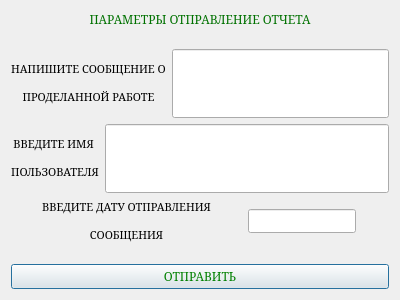
<?xml version="1.0" encoding="UTF-8"?>
<ui version="4.0">
 <class>otchet</class>
 <widget class="QDialog" name="otchet">
  <property name="geometry">
   <rect>
    <x>0</x>
    <y>0</y>
    <width>400</width>
    <height>300</height>
   </rect>
  </property>
  <property name="windowTitle">
   <string>Отчет</string>
  </property>
  <property name="windowIcon">
   <iconset>
    <normalon>:/img/Quentin/F093.ico</normalon>
   </iconset>
  </property>
  <layout class="QVBoxLayout" name="verticalLayout">
   <item>
    <widget class="QLabel" name="zag30">
     <property name="sizePolicy">
      <sizepolicy hsizetype="Preferred" vsizetype="Maximum">
       <horstretch>0</horstretch>
       <verstretch>0</verstretch>
      </sizepolicy>
     </property>
     <property name="font">
      <font>
       <family>MS Serif</family>
       <pointsize>9</pointsize>
      </font>
     </property>
     <property name="text">
      <string>&lt;html&gt;&lt;head/&gt;&lt;body&gt;&lt;p align=&quot;center&quot;&gt;&lt;span style=&quot; color:#007100;&quot;&gt;ПАРАМЕТРЫ ОТПРАВЛЕНИЕ ОТЧЕТА&lt;/span&gt;&lt;/p&gt;&lt;/body&gt;&lt;/html&gt;</string>
     </property>
    </widget>
   </item>
   <item>
    <spacer name="verticalSpacer">
     <property name="font">
      <font>
       <family>MS Serif</family>
       <pointsize>8</pointsize>
      </font>
     </property>
     <property name="orientation">
      <enum>Qt::Vertical</enum>
     </property>
     <property name="sizeType">
      <enum>QSizePolicy::Fixed</enum>
     </property>
     <property name="sizeHint" stdset="0">
      <size>
       <width>20</width>
       <height>15</height>
      </size>
     </property>
    </spacer>
   </item>
   <item>
    <layout class="QHBoxLayout" name="horizontalLayout_3">
     <item>
      <widget class="QLabel" name="zag31">
       <property name="font">
        <font>
         <family>MS Serif</family>
         <pointsize>8</pointsize>
        </font>
       </property>
       <property name="text">
        <string>&lt;html&gt;&lt;head/&gt;&lt;body&gt;&lt;p align=&quot;center&quot;&gt;НАПИШИТЕ СООБЩЕНИЕ О&lt;/p&gt;&lt;p align=&quot;center&quot;&gt;ПРОДЕЛАННОЙ РАБОТЕ&lt;/p&gt;&lt;/body&gt;&lt;/html&gt;</string>
       </property>
      </widget>
     </item>
     <item>
      <widget class="QLineEdit" name="soobOTCH">
       <property name="sizePolicy">
        <sizepolicy hsizetype="Expanding" vsizetype="Minimum">
         <horstretch>0</horstretch>
         <verstretch>0</verstretch>
        </sizepolicy>
       </property>
       <property name="font">
        <font>
         <family>MS Serif</family>
         <pointsize>8</pointsize>
        </font>
       </property>
      </widget>
     </item>
    </layout>
   </item>
   <item>
    <layout class="QHBoxLayout" name="horizontalLayout">
     <item>
      <widget class="QLabel" name="zag32">
       <property name="font">
        <font>
         <family>MS Serif</family>
         <pointsize>8</pointsize>
        </font>
       </property>
       <property name="text">
        <string>&lt;html&gt;&lt;head/&gt;&lt;body&gt;&lt;p align=&quot;center&quot;&gt;ВВЕДИТЕ ИМЯ &lt;/p&gt;&lt;p align=&quot;center&quot;&gt;ПОЛЬЗОВАТЕЛЯ&lt;/p&gt;&lt;/body&gt;&lt;/html&gt;</string>
       </property>
      </widget>
     </item>
     <item>
      <widget class="QLineEdit" name="impolOTCH">
       <property name="sizePolicy">
        <sizepolicy hsizetype="Expanding" vsizetype="Minimum">
         <horstretch>0</horstretch>
         <verstretch>0</verstretch>
        </sizepolicy>
       </property>
       <property name="font">
        <font>
         <family>MS Serif</family>
         <pointsize>8</pointsize>
        </font>
       </property>
      </widget>
     </item>
    </layout>
   </item>
   <item>
    <layout class="QHBoxLayout" name="horizontalLayout_2">
     <item>
      <widget class="QLabel" name="zag33">
       <property name="sizePolicy">
        <sizepolicy hsizetype="Maximum" vsizetype="Preferred">
         <horstretch>0</horstretch>
         <verstretch>0</verstretch>
        </sizepolicy>
       </property>
       <property name="font">
        <font>
         <family>MS Serif</family>
         <pointsize>8</pointsize>
        </font>
       </property>
       <property name="text">
        <string>&lt;html&gt;&lt;head/&gt;&lt;body&gt;&lt;p align=&quot;center&quot;&gt;ВВЕДИТЕ ДАТУ ОТПРАВЛЕНИЯ&lt;/p&gt;&lt;p align=&quot;center&quot;&gt; СООБЩЕНИЯ&lt;/p&gt;&lt;/body&gt;&lt;/html&gt;</string>
       </property>
      </widget>
     </item>
     <item>
      <widget class="QLineEdit" name="dataotch">
       <property name="sizePolicy">
        <sizepolicy hsizetype="Maximum" vsizetype="Maximum">
         <horstretch>0</horstretch>
         <verstretch>0</verstretch>
        </sizepolicy>
       </property>
       <property name="font">
        <font>
         <family>MS Serif</family>
         <pointsize>8</pointsize>
        </font>
       </property>
      </widget>
     </item>
    </layout>
   </item>
   <item>
    <spacer name="verticalSpacer_3">
     <property name="font">
      <font>
       <family>MS Serif</family>
       <pointsize>8</pointsize>
      </font>
     </property>
     <property name="orientation">
      <enum>Qt::Vertical</enum>
     </property>
     <property name="sizeType">
      <enum>QSizePolicy::Fixed</enum>
     </property>
     <property name="sizeHint" stdset="0">
      <size>
       <width>20</width>
       <height>15</height>
      </size>
     </property>
    </spacer>
   </item>
   <item>
    <layout class="QHBoxLayout" name="horizontalLayout_4">
     <item>
      <widget class="QPushButton" name="otprOTCH">
       <property name="sizePolicy">
        <sizepolicy hsizetype="Minimum" vsizetype="Maximum">
         <horstretch>0</horstretch>
         <verstretch>0</verstretch>
        </sizepolicy>
       </property>
       <property name="font">
        <font>
         <family>MS Serif</family>
         <pointsize>9</pointsize>
        </font>
       </property>
       <property name="styleSheet">
        <string notr="true">color:green;
</string>
       </property>
       <property name="text">
        <string>ОТПРАВИТЬ</string>
       </property>
      </widget>
     </item>
    </layout>
   </item>
  </layout>
 </widget>
 <resources/>
 <connections/>
</ui>
